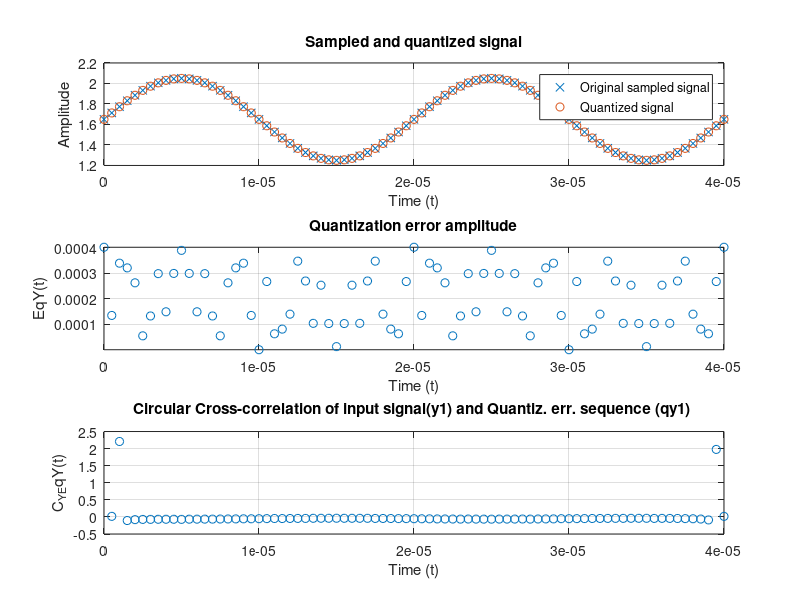

MATLAB code to generate this figure:
% SCRIPT - ADC Quantization error analysis
% v1.0

% ----------Config ADC---------- % 
Nbits = 12;
Vref = 3.3;
LSB = Vref/(2^Nbits);

% ----------Signals to be sampled---------- %
f1 = 50*10^3 ;  % Signal freq of 50kHz
Vcc1 = 1.65;  
A1 = 0.4;   % Sin amplitude
y1 = @(t) Vcc1 + A1*sin(2*pi*f1*t) ;    % Sinusoidal signal example with Vcc value !=0

% ----------Sampling interval---------- %
fs = 2*10^6 ; % Sampling freq of 1MHz
t1 = 0 ;
t2 = 2/f1 ;  % Sampling 2 periods of y1
Ts = 1/fs ;
t = [t1:Ts:t2];

% ----------Sampled signal---------- %
Y = y1(t);

% ----------Quantized signal---------- %
partition = 0+LSB/2:LSB/2:Vref;     % Under this intervals, the signal is quantized
codebook = 0:LSB/2:Vref;            % rounding down (floor)
[ind,qY] = quantiz(Y,partition,codebook);  % Obtention of quantized signal (qY)

% ----------Quantization error sequence---------- %
EqY = Y - qY;  % Discrete sequence: quantiz. error

% ----------Circular Cross-correlation of input signal(y1) and Quantiz. err. sequence (qy1) ---------- %
C_Y_EqY = ifft(fft(Y.*conj(fft(qY))));

% ----------Plotting---------- %
figure
subplot(3,1,1)
plot(t, Y,'x')
hold on;

plot(t,qY,'o')
title('Sampled and quantized signal')
xlabel('Time (t)')
ylabel('Amplitude')
legend('Original sampled signal','Quantized signal');
xlim([0 t2])
grid

subplot(3,1,2)
plot(t,EqY,'o')
title('Quantization error amplitude')
xlabel('Time (t)')
ylabel('EqY(t)')
axis([0 t2 min(EqY) max(EqY)])
grid

subplot(3,1,3)
plot(t(2:end),C_Y_EqY(2:end),'o')
title('Circular Cross-correlation of input signal(y1) and Quantiz. err. sequence (qy1) ')
xlabel('Time (t)')
ylabel('C_Y_EqY(t)')
grid
